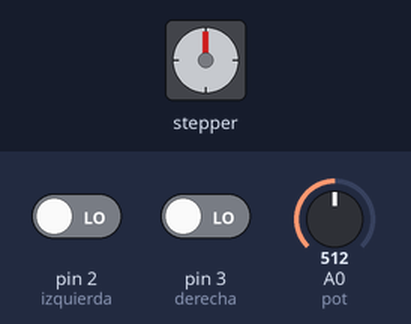
The sketch below on a simulated Arduino Uno, built with avr-gcc and run on an emulated ATmega328P. On the bench: stepper motor. The inputs (shaded band) are chosen by the test bench; at power-on: pin 2 (izquierda) LOW, pin 3 (derecha) LOW, A0 (pot) = 512. Stepper angles assume 1 steps per turn.

Above: at 1.2 s.
1.3 s: pin 2 (izquierda) driven HIGH
Timing chart, 0 to 10.3 s (numbered marks = the images above; inputs shaded):
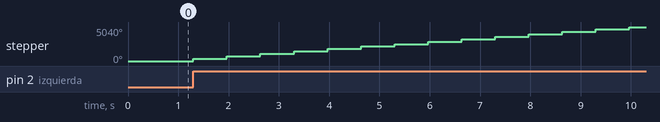

The sketch:

cn_libreria_stepper.ino
```cpp
#include <Stepper.h>
int STEPS = 0;
Stepper stepper(STEPS, 8, 9); //Stepper nombre motor (número de pasos por vuelta, pins de control)

int pot;  //Variable lectura potenciómetro
int derecha=3;  //Pulsador derecha
int izquierda=2;  //Pulsador izquierda
int direccion;  //Variable para indicar la direccón

void setup()
{
  pinMode(derecha,INPUT);
  pinMode(izquierda,INPUT);
}

void loop()
{
  pot=analogRead(A0); //Lectura potenciómetro
  pot = map(pot, 0, 1023, 30, 150); //Establecemos la velocidad entre 30 y 150 rpm

  stepper.setSpeed(pot); //Indicamos la velocidad al motor

  stepper.step(direccion); //Indicamos la dirección al motor

  if(digitalRead(izquierda)==HIGH)
  {
     direccion=200;  //Si pulsamos el pulsador izquierdo, el motor gira a la izquierda
  }

  if(digitalRead(derecha)==HIGH)
  {
     direccion=-200;  //Si pulsamos el pulsador derecho, el motor gira a la derech
  }
}
```

Measured:
- after the input at 1.3 s, stepper: turns 360° clockwise in 0.00 s, repeating every 0.67 s
